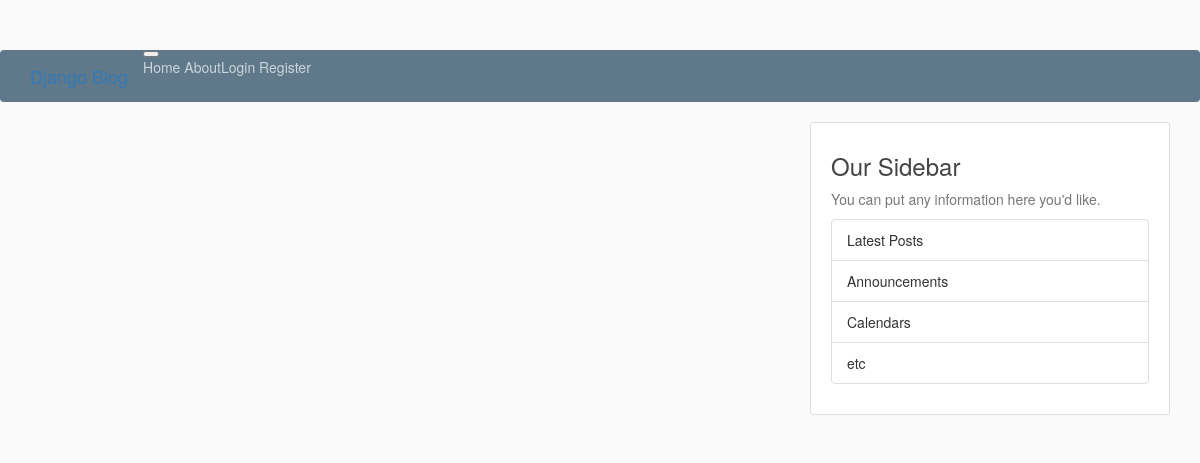
/, run on an earlier commit of the app's database.
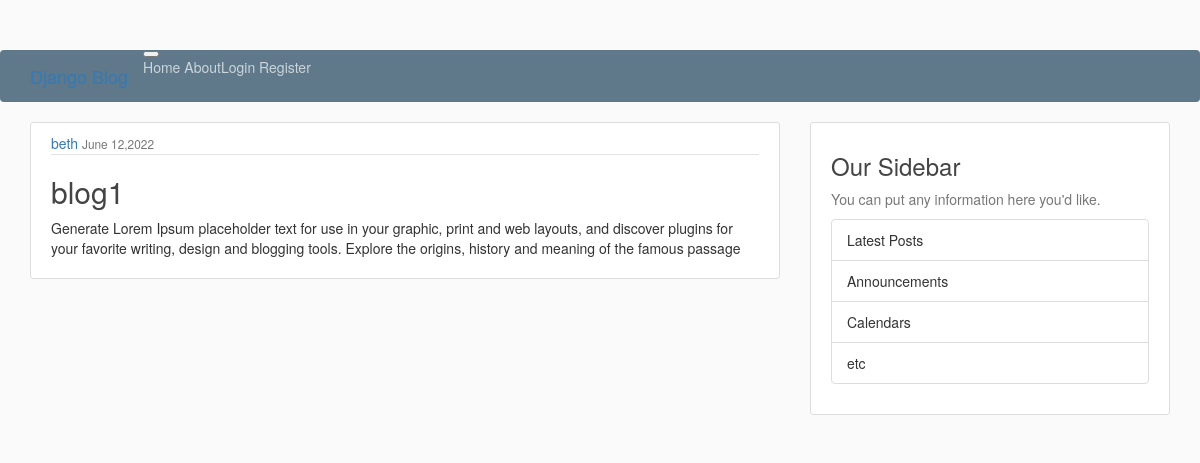
And on a later commit of the database.
### share/models.py (models this page shows, shortened)
class Post(models.Model):
    title = models.CharField(max_length=100)
    content = models.TextField()
    date_posted = models.DateTimeField(default=timezone.now)
    author = models.ForeignKey(User, on_delete=models.CASCADE)

### share/views.py (the view)
# urls.py: 2. Add a URL to urlpatterns:  path('', views.home, name='home')
def home(request):
    context={'posts':Post.objects.all()}
    return render(request, 'share/home.html',context)

### share/templates/share/home.html
{% extends 'share/base.html' %}
    {% block content %}
    {%for post in posts%}
    <article class="media content-section">
        <div class="media-body">
          <div class="article-metadata">
            <a class="mr-2" href="#">{{ post.author }}</a>
            <small class="text-muted">{{ post.date_posted|date:"F d,Y"}}</small>
          </div>
          <h2><a class="article-title" href="#">{{ post.title }}</a></h2>
          <p class="article-content">{{ post.content }}</p>
        </div>
      </article>
    {% endfor %}
    {% endblock %}

### share/templates/share/base.html (shortened to what this page needs)
{% load static %}
<html lang="en">
<head>
    <link rel="stylesheet" href="https://maxcdn.bootstrapcdn.com/bootstrap/3.4.1/css/bootstrap.min.css">
    <link rel="stylesheet" href="{% static 'share/index.css' %}">
</head>
<body>
    <header class="site-header">
        <nav class="navbar navbar-expand-md navbar-dark bg-steel fixed-top">
          <div class="container">
            <a class="navbar-brand mr-4" href="/">Django Blog</a>
            <button class="navbar-toggler" type="button" data-toggle="collapse" data-target="#navbarToggle" aria-controls="navbarToggle" aria-expanded="false" aria-label="Toggle navigation">
            </button>
            <div class="collapse navbar-collapse" id="navbarToggle">
              <div class="navbar-nav mr-auto">
                <a class="nav-item nav-link" href="{% url 'home' %}">Home</a>
                <a class="nav-item nav-link" href="{% url 'about' %}">About</a>
              </div>
              <div class="navbar-nav">
                {% if user.is_authenticated %}
                    <a class="nav-item nav-link" href="{% url 'logout' %}">Logout</a>
                {% else %}
                    <a class="nav-item nav-link" href="{% url 'login' %}">Login</a>
                    <a class="nav-item nav-link" href="{% url 'register' %}">Register</a>
                {% endif %}
              </div>
            </div>
          </div>
        </nav>
      </header>
      <main role="main" class="container">
        <div class="row">
          <div class="col-md-8">
            {% block content %}{% endblock %}
          </div>
          <div class="col-md-4">
            <div class="content-section">
              <h3>Our Sidebar</h3>
              <p class='text-muted'>You can put any information here you'd like.
                <ul class="list-group">
                  <li class="list-group-item list-group-item-light">Latest Posts</li>
                  <li class="list-group-item list-group-item-light">Announcements</li>
                  <li class="list-group-item list-group-item-light">Calendars</li>
                  <li class="list-group-item list-group-item-light">etc</li>
                </ul>
              </p>
            </div>
          </div>
        </div>
      </main>
</body>
</html>

### share/static/share/index.css (style rules this page uses)
body { background: #fafafa; color: #333333; margin-top: 5rem; }
h1, h2, h3, h4, h5, h6 { color: #444444; }
ul { margin: 0; }
.bg-steel { background-color: #5f788a; }
.site-header .navbar-nav .nav-link { color: #cbd5db; }
.content-section { background: #ffffff; padding: 10px 20px; border: 1px solid #dddddd; border-radius: 3px; margin-bottom: 20px; }
.article-title { color: #444444; }
.article-content { white-space: pre-line; }
.article-metadata { padding-bottom: 1px; margin-bottom: 4px; border-bottom: 1px solid #e3e3e3 }

What changed in the data, as far as the page shows it:
added Post: author "beth", date_posted "June 12,2022", title "blog1", content "Generate Lorem Ipsum placeholder text for use in your graphic, print and web layouts, and discover plugins for your favorite writing, design and blogging tools. Explore the origins, history and meaning of the famous passage"
